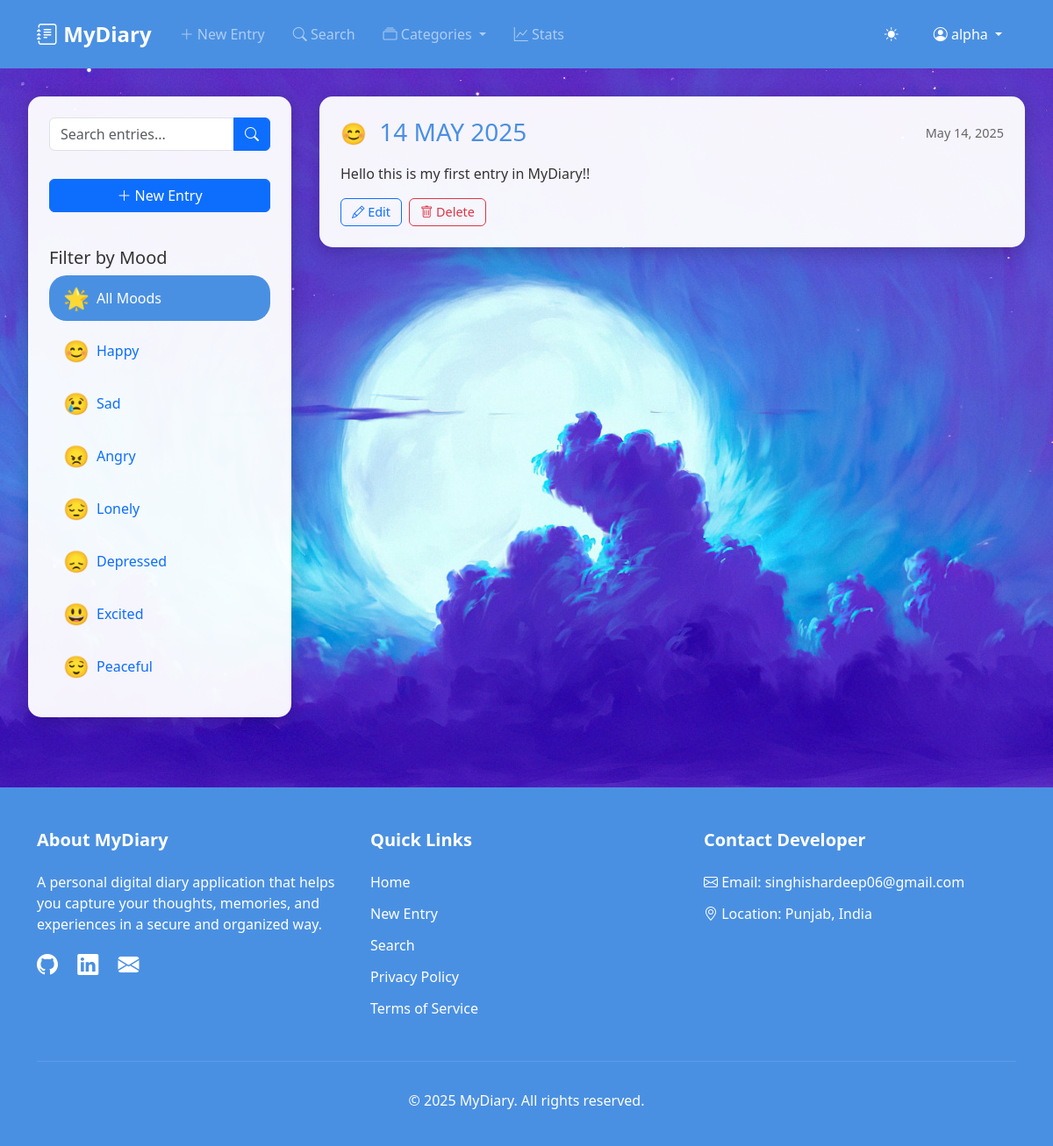
The app's page / (signed in), older data.
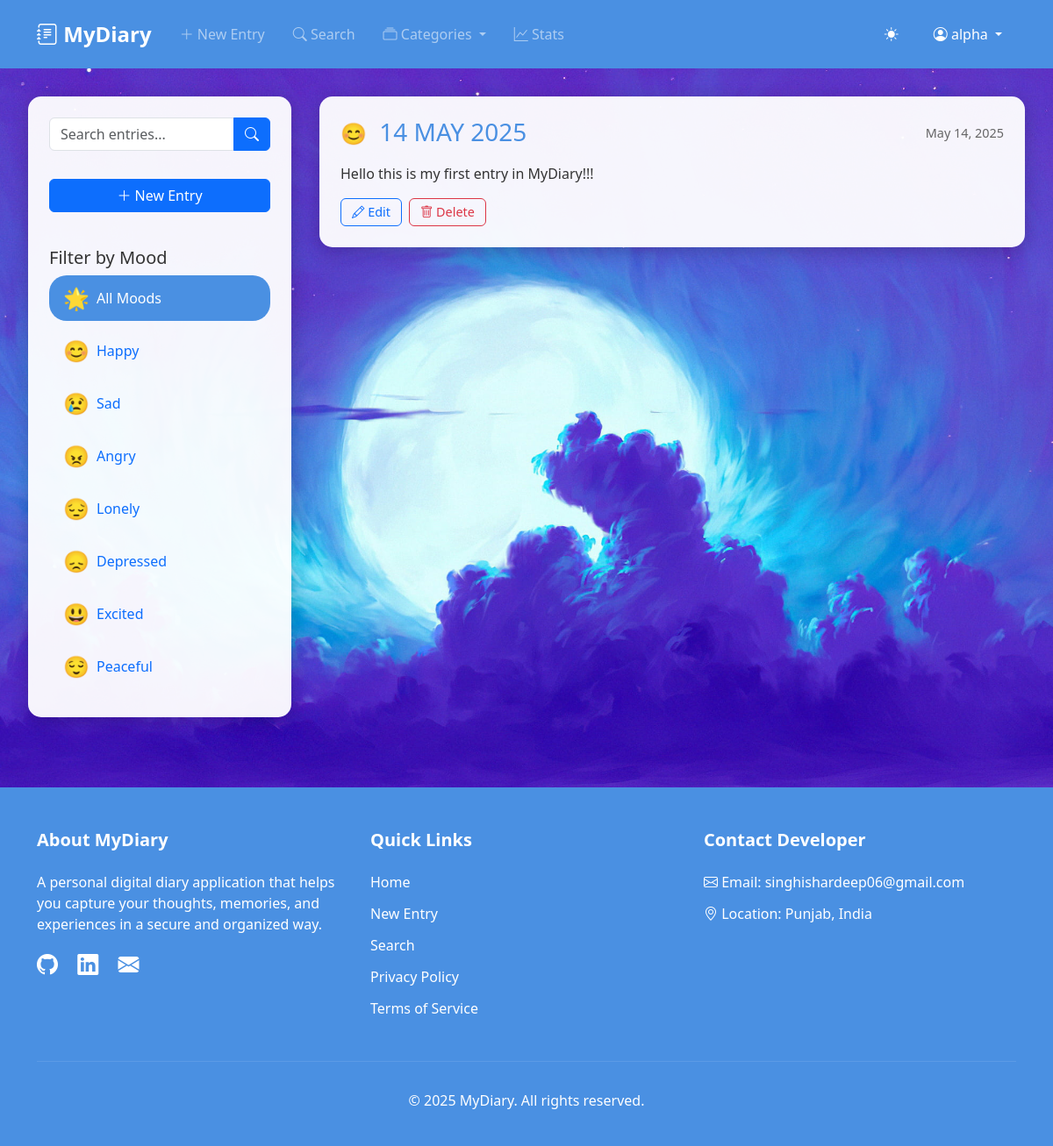
The same page, newer data.
### CoreApp/models.py (models this page shows, shortened)
class DiaryEntry(models.Model):
    MOOD_CHOICES = [
        ('happy', 'Happy'),
        ('sad', 'Sad'),
        ('angry', 'Angry'),
        ('lonely', 'Lonely'),
        ('depressed', 'Depressed'),
        ('excited', 'Excited'),
        ('peaceful', 'Peaceful'),
    ]
    FONT_CHOICES = [
        ('Arial', 'Arial'),
        ('Times New Roman', 'Times New Roman'),
        ('Courier New', 'Courier New'),
        ('Georgia', 'Georgia'),
        ('Verdana', 'Verdana'),
    ]
    FONT_SIZE_CHOICES = [
        ('12', '12px'),
        ('14', '14px'),
        ('16', '16px'),
        ('18', '18px'),
        ('20', '20px'),
        ('24', '24px'),
    ]
    user = models.ForeignKey(User, on_delete=models.CASCADE)
    title = models.CharField(max_length=200)
    content = models.TextField()
    mood = models.CharField(max_length=20, choices=MOOD_CHOICES)
    created_at = models.DateTimeField(auto_now_add=True)
    updated_at = models.DateTimeField(auto_now=True)
    font_style = models.CharField(max_length=50, choices=FONT_CHOICES, default='Arial')
    font_size = models.CharField(max_length=3, choices=FONT_SIZE_CHOICES, default='16')
    text_color = models.CharField(max_length=7, default='#000000')  # Hex color code
    is_bold = models.BooleanField(null=True, default=False)
    is_italic = models.BooleanField(null=True, default=False)
    is_underline = models.BooleanField(null=True, default=False)
    is_strikethrough = models.BooleanField(null=True, default=False)
    class Meta:
        ordering = ['-created_at']
        verbose_name_plural = 'Diary Entries'

### CoreApp/views.py (the view)
# urls.py: path('', views.home, name='home'),
@login_required
def home(request):
    mood_filter = request.GET.get('mood', '')
    entries = DiaryEntry.objects.filter(user=request.user)
    if mood_filter:
        entries = entries.filter(mood=mood_filter)
    entries = entries.order_by('-created_at')
    context = {
        'entries': entries,
        'moods': DiaryEntry.MOOD_CHOICES,
        'current_mood': mood_filter
    }
    return render(request, 'home.html', context)

### templates/home.html (shortened to what this page needs)
{% extends "base.html" %}
{% block content %}
<div class="diary-container">
    <aside class="sidebar">
        <form action="{% url 'search_entries' %}" method="GET" class="search-form">
            <div class="input-group">
                <input type="text" name="q" class="form-control" placeholder="Search entries..." value="{{ request.GET.q }}">
                <button type="submit" class="btn btn-primary">
                    <i class="bi bi-search"></i>
                </button>
            </div>
        </form>
        <a href="{% url 'new_entry' %}" class="btn btn-primary w-100 mb-3">
            <i class="bi bi-plus-lg"></i> New Entry
        </a>
        <div class="mood-filters mt-4">
            <h5>Filter by Mood</h5>
            <a href="{% url 'home' %}" class="mood-filter {% if not current_mood %}active{% endif %}">
                <span class="mood-indicator">🌟</span>
                <span>All Moods</span>
            </a>
            {% for mood, label in moods %}
            <a href="?mood={{ mood }}" class="mood-filter {% if current_mood == mood %}active{% endif %}">
                <span class="mood-indicator">
                    {% if mood == 'happy' %}😊
                    {% elif mood == 'sad' %}😢
                    {% elif mood == 'angry' %}😠
                    {% elif mood == 'lonely' %}😔
                    {% elif mood == 'depressed' %}😞
                    {% elif mood == 'excited' %}😃
                    {% elif mood == 'peaceful' %}😌
                    {% endif %}
                </span>
                <span>{{ label }}</span>
            </a>
            {% endfor %}
        </div>
    </aside>
    <main class="main-content">
        {% if entries %}
            {% for entry in entries %}
            <article class="entry-card">
                <div class="entry-header">
                    <div>
                        <span class="mood-indicator mood-{{ entry.mood }}">
                            {% if entry.mood == 'happy' %}😊
                            {% elif entry.mood == 'sad' %}😢
                            {% elif entry.mood == 'angry' %}😠
                            {% elif entry.mood == 'lonely' %}😔
                            {% elif entry.mood == 'depressed' %}😞
                            {% elif entry.mood == 'excited' %}😃
                            {% elif entry.mood == 'peaceful' %}😌
                            {% endif %}
                        </span>
                        <h3 class="entry-title d-inline">{{ entry.title }}</h3>
                    </div>
                    <span class="entry-date">{{ entry.created_at|date:"F j, Y" }}</span>
                </div>
                <div class="entry-content">
                    {{ entry.content|linebreaks }}
                </div>
                <div class="entry-actions">
                    <a href="{% url 'edit_entry' entry.pk %}" class="btn btn-outline-primary btn-action">
                        <i class="bi bi-pencil"></i> Edit
                    </a>
                    <form action="{% url 'delete_entry' entry.pk %}" method="POST" class="d-inline">
                        <button type="submit" class="btn btn-outline-danger btn-action" onclick="return confirm('Are you sure you want to delete this entry?')">
                            <i class="bi bi-trash"></i> Delete
                        </button>
                    </form>
                </div>
            </article>
            {% endfor %}
        {% endif %}
    </main>
</div>
{% endblock %}

Row changes from the older to the newer data that the page shows:
changed DiaryEntry: content "Hello this is my first entry in MyDiary!!" → "Hello this is my first entry in MyDiary!!!"
